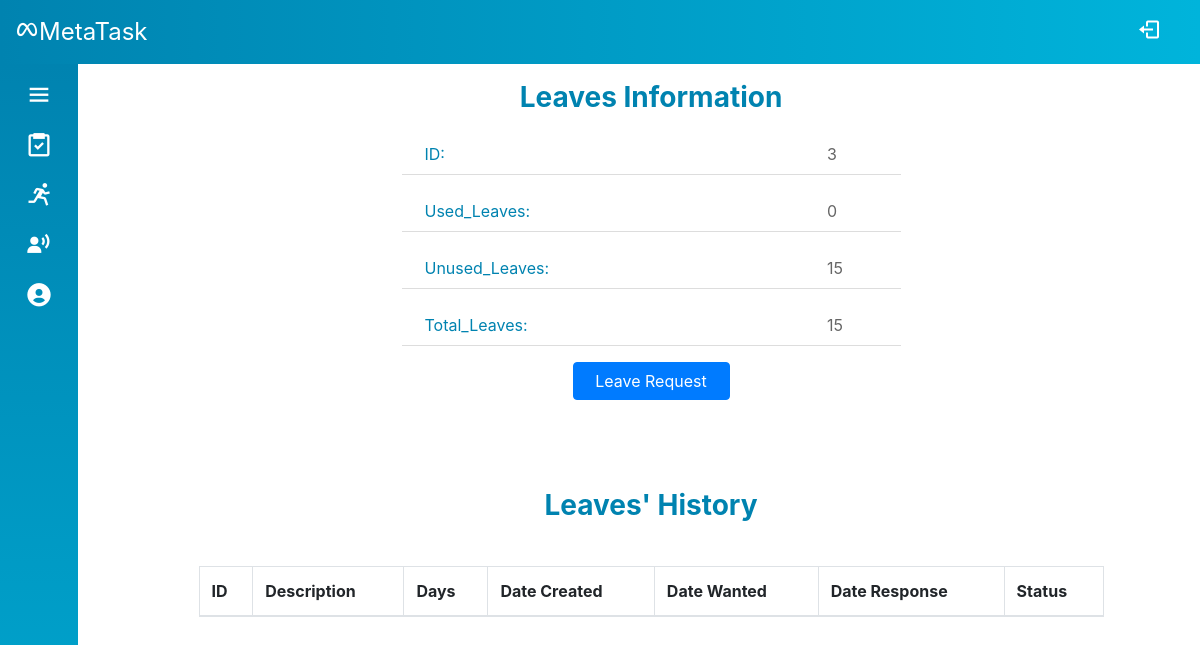
Screenshot of /Source/mvc/index.php?controller=leave&action=index (signed in) with the database file from the repository.
### tables this page shows
CREATE TABLE `leave_info` (
  `person_id` int(6) UNSIGNED NOT NULL,
  `used_leaves` tinyint(3) UNSIGNED DEFAULT 0,
  `total_leaves` tinyint(3) UNSIGNED DEFAULT 12
);

### Source/mvc/controllers/base_controller.php (called while the page is built, shortened)
<?php
    class BaseController {
        protected $name;
        public function render($view, $data = array()) {
            extract($data);
            require_once('views/' .$this->name . '/' . $view . '.php');
            require_once('views/layout/template.php');
        }
    }
?>

### Source/mvc/controllers/leave_controller.php (called while the page is built, shortened)
<?php
require_once('models/Leave.php');
require_once('base_controller.php');
class LeaveController extends BaseController
{
    public function index()
    {
        $leave = Leave::get($_SESSION['id']);
        $leavesRecord = Leave::getRecord($_SESSION['id']);
        $data = array('leave' => $leave, 'leaves_record' => $leavesRecord);
        $this->render('index', $data);
    }
}

### Source/mvc/route.php (called while the page is built, shortened)
<?php
$obj = new $className();
$obj->$action();

### Source/mvc/index.php (called while the page is built, shortened)
<?php
require_once('route.php');

### Source/mvc/models/Leave.php (called while the page is built, shortened)
<?php
class Leave
{
    public function __construct(
        $id,
        $used_leaves,
        $total_leaves,
    ) {
        $this->id = $id;
        $this->used_leaves = $used_leaves;
        $this->total_leaves = $total_leaves;
    }
    public static function get($id)
    {
        $sql = "select * from leave_info where person_id = :id";
        $conn = DB::getConnection();
        $stm = $conn->prepare($sql);
        $stm->execute(array('id' => $id));
        if ($item = $stm->fetch()) {
            return new Leave($item['person_id'], $item['used_leaves'], $item['total_leaves']);
        }
        return null;
    }
}

### Source/mvc/views/leave/index.php (the view, shortened to what this page needs)
<?php
$s = $data['leave'];
?>
<div class="container-fluid">
    <div class="row">
        <div class="col-12 col-md-6 offset-md-3 mb-5">
            <div class="profile-info">
                <div class="info-header">Leaves Information</div>
                <div class="info-body">
                    <ul class="info-list">
                        <li class="row">
                            <div class="col-6 info-label">
                                ID:
                            </div>
                            <div class="offset-4 col-2 info-content" id="personID">
                                <?= $s->id ?>
                            </div>
                        </li>
                        <li class="row">
                            <div class="col-6 info-label">Used_Leaves:</div>
                            <div class="offset-4 col-2 info-content">
                                <?= $s->used_leaves ?>
                            </div>
                        </li>
                        <li class="row">
                            <div class="col-6 info-label">Unused_Leaves:</div>
                            <div class="offset-4 col-2 info-content">
                                <?= $s->total_leaves - $s->used_leaves ?>
                            </div>
                        </li>
                        <li class="row">
                            <div class="col-6 info-label">Total_Leaves:</div>
                            <div class="offset-4 col-2 info-content">
                                <?= $s->total_leaves ?>
                            </div>
                        </li>
                    </ul>
                    <div class="row">
                        <div class="col-12 col-md-4 offset-md-4">
                            <button data-toggle="modal" data-target="#leave-request-modal" class="btn btn-primary btn-block" id="leave-request-btn">Leave Request</button>
                        </div>
                    </div>
                </div>
            </div>
        </div>
    </div>
</div>
<div class="container-fluid">
    <div class="row">
        <div class="col-12 col-md-10 offset-md-1">
            <div class="profile-info">
                <div class="info-header mb-3">Leaves' History</div>
                <div class="info-body">
                    <div class="table-wrapper-scroll-y">
                        <table class="table table-bordered table-hover mt-4 table-responsive-md">
                            <thead>
                                <tr>
                                    <th>ID</th>
                                    <th>Description</th>
                                    <th>Days</th>
                                    <th>Date Created</th>
                                    <th>Date Wanted</th>
                                    <th>Date Response</th>
                                    <th>Status</th>
                                </tr>
                            </thead>
                        </table>
                    </div>
                </div>
            </div>
        </div>
    </div>
</div>

### Source/mvc/style.css (style rules this page uses)
* { padding: 0; margin: 0; box-sizing: border-box; list-style-type: none; }
body { position: relative; min-height: 100vh; width: 100%; }
.profile-info, .profile-img { height: 360px; }
.modal .modal-header .modal-title, .profile-info .info-header { text-align: center; font-size: 28px; font-weight: 700; color: #0083b0; }
.profile-info .info-list li { margin: 16px; padding: 8px; border-bottom: 1px solid #ddd; }
.profile-info .info-list .info-label { color: #0083b0; }
.profile-info .info-list .info-content { color: #666; }
.table-wrapper-scroll-y { height: 60vh; overflow: auto; }

### rows the page displays
leave_info: person_id "3", used_leaves "0", $s->total_leaves-$s->used_leaves "15", total_leaves "15"
